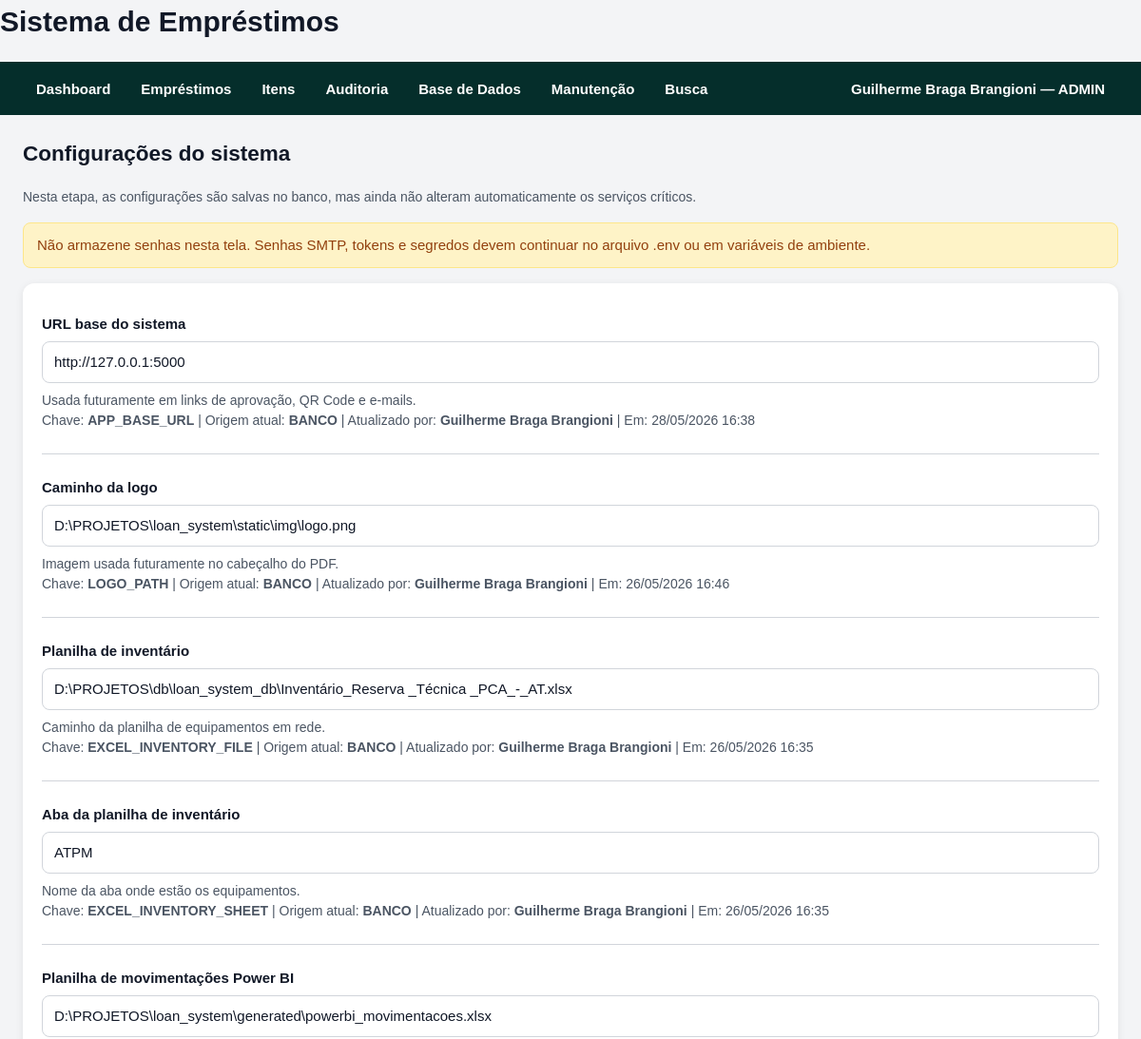
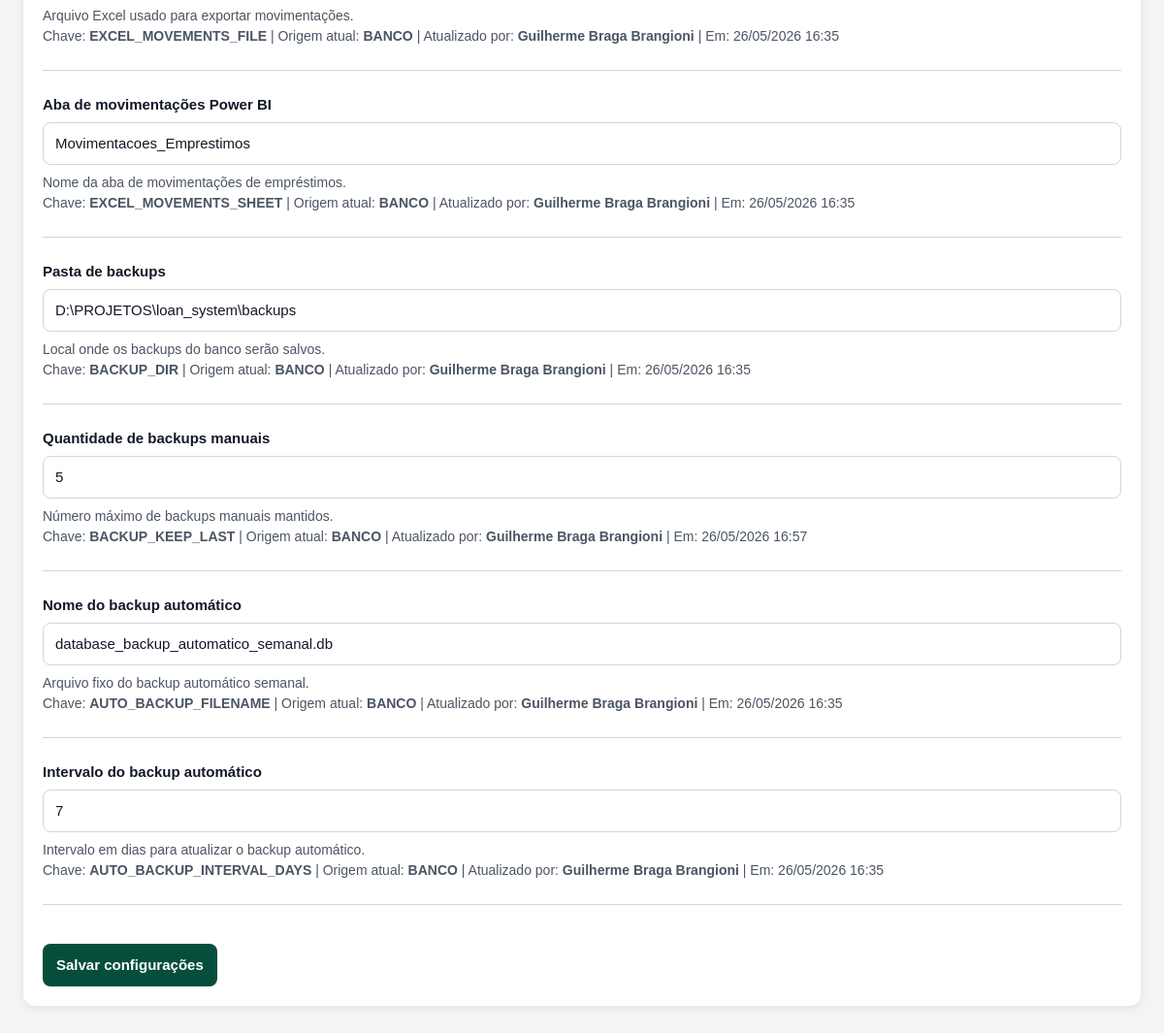
The app's page /configuracoes/ (signed in) with its own data (2 pictures, top to bottom).
### models/system_user.py (models this page shows, shortened)
class SystemUser(db.Model):
    __tablename__ = "system_users"
    id = db.Column(db.Integer, primary_key=True)
    nome = db.Column(db.String(255), nullable=False)
    email = db.Column(db.String(255), nullable=False, unique=True, index=True)
    password_hash = db.Column(db.String(255), nullable=False)
    role = db.Column(db.String(50), nullable=False, default="CONSULTA")
    active = db.Column(db.Boolean, default=True)
    matricula = db.Column(db.String(20))
    telefone = db.Column(db.String(20))
    gerencia = db.Column(db.String(10))
    regional = db.Column(db.String(20))
    equipe = db.Column(db.String(255))
    must_change_password = db.Column(
        db.Boolean,
        nullable=False,
        default=False,
    )
    temporary_password_generated_at = db.Column(db.DateTime)
    password_changed_at = db.Column(db.DateTime)
    last_login_at = db.Column(db.DateTime)
    created_at = db.Column(db.DateTime, default=datetime.utcnow)
    updated_at = db.Column(
        db.DateTime,
        default=datetime.utcnow,
        onupdate=datetime.utcnow,
    )

### models/app_setting.py (models this page shows)
class AppSetting(db.Model):
    __tablename__ = "app_settings"
    id = db.Column(db.Integer, primary_key=True)
    key = db.Column(db.String(100), nullable=False, unique=True, index=True)
    value = db.Column(db.Text)
    description = db.Column(db.String(255))
    updated_by = db.Column(db.String(255))
    created_at = db.Column(db.DateTime, default=datetime.utcnow)
    updated_at = db.Column(
        db.DateTime,
        default=datetime.utcnow,
        onupdate=datetime.utcnow,
    )

### routes/settings_routes.py (the view, shortened to what this page needs)
@settings_bp.route("/", methods=["GET", "POST"])
@role_required(UserRole.ADMIN.value)
def settings_page():
    settings = AppSettingService.list_settings_with_values(
        current_app.config
    )
    return render_template(
        "settings.html",
        settings=settings,
    )

### services/approval_service.py (called while the page is built, shortened)
    @staticmethod
    def count_pending_for_current_user() -> int:
        current_user = AuthService.get_current_user()
        if not current_user:
            return 0
        query = (
            Loan.query
            .join(Approver, Loan.approver_id == Approver.id)
            .filter(Loan.status == LoanStatus.PENDENTE_APROVACAO.value)
        )
        if current_user.role == UserRole.ADMIN.value:
            return query.count()

### services/auth_service.py (called while the page is built)
    @staticmethod
    def count_users() -> int:
        return SystemUser.query.count()

    @staticmethod
    def get_current_user() -> SystemUser | None:
        user_id = session.get(AuthService.SESSION_USER_ID_KEY)
        if not user_id:
            return None
        user = db.session.get(SystemUser, user_id)
        if not user or not user.active:
            AuthService.logout_user()
            return None
        return user

### templates/settings.html
{% extends "base.html" %}
{% block content %}
<h2>Configurações do sistema</h2>
<p class="hint">
    Nesta etapa, as configurações são salvas no banco, mas ainda não alteram automaticamente os serviços críticos.
</p>
<div class="message warning">
    Não armazene senhas nesta tela. Senhas SMTP, tokens e segredos devem continuar no arquivo .env ou em variáveis de ambiente.
</div>
<form method="post" class="form-card">
    {% for setting in settings %}
        <label for="{{ setting.key }}">
            {{ setting.label }}
        </label>
        <input
            type="text"
            id="{{ setting.key }}"
            name="{{ setting.key }}"
            value="{{ setting.value }}"
        >
        <p class="hint">
            {{ setting.description }}
            <br>
            Chave: <strong>{{ setting.key }}</strong>
            |
            Origem atual: <strong>{{ setting.source }}</strong>
            {% if setting.updated_by %}
                |
                Atualizado por: <strong>{{ setting.updated_by }}</strong>
            {% endif %}
            {% if setting.updated_at %}
                |
                Em: {{ setting.updated_at.strftime("%d/%m/%Y %H:%M") }}
            {% endif %}
        </p>
        <hr>
    {% endfor %}
    <button type="submit">
        Salvar configurações
    </button>
</form>
{% endblock %}

### templates/base.html (shortened to what this page needs)
<!DOCTYPE html>
<html lang="pt-BR">
<head>
    <link rel="stylesheet" href="{{ url_for('static', filename='style.css') }}">
</head>
<body>
    <header class="topbar">
        <h1>Sistema de Empréstimos</h1>
        <nav class="navbar">
            <div class="nav-left">
                <a class="nav-link" href="{{ url_for('main_bp.dashboard') }}">
                    Dashboard
                </a>
                {% if current_user %}
                    {% if current_user.role in ["ADMIN", "OPERADOR", "CONSULTA"] %}
                    <div class="nav-item dropdown">
                        <button class="nav-drop-button" type="button">
                            Empréstimos
                        </button>
                    </div>
                    {% endif %}
                    {% if current_user.role in ["ADMIN", "OPERADOR", "CONSULTA"] %}
                    <div class="nav-item dropdown">
                        <button class="nav-drop-button" type="button">
                            Itens
                        </button>
                    </div>
                    {% endif %}
                    {% if current_user.role in ["ADMIN", "OPERADOR"] %}
                    <div class="nav-item dropdown">
                        <button class="nav-drop-button" type="button">
                            Auditoria
                        </button>
                    </div>
                    {% endif %}
                    {% if current_user.role in ["ADMIN", "OPERADOR"] %}
                    <div class="nav-item dropdown">
                        <button class="nav-drop-button" type="button">
                            Base de Dados
                        </button>
                    </div>
                    {% endif %}
                    {% if current_user.role == "ADMIN" %}
                    <div class="nav-item dropdown">
                        <button class="nav-drop-button" type="button">
                            Manutenção
                        </button>
                    </div>
                    {% endif %}
                    <a class="nav-link" href="{{ url_for('search_bp.global_search') }}">
                        Busca
                    </a>
                {% endif %}
            </div>
            <div class="nav-right">
                {% if current_user %}
                    <div class="nav-item dropdown user-menu">
                        <button class="nav-drop-button" type="button">
                            {{ current_user.nome }} — {{ current_user.role }}
                        </button>
                    </div>
                {% else %}
                    <a class="nav-link" href="{{ url_for('auth_bp.login') }}">
                        Entrar
                    </a>
                {% endif %}
            </div>
        </nav>
    </header>
    <main class="container">
        {% block content %}{% endblock %}
    </main>
</body>
</html>

### static/style.css (style rules this page uses)
* { box-sizing: border-box; }
body { margin: 0; padding: 0; font-family: Arial, Helvetica, sans-serif; font-size: 15px; line-height: 1.5; background: #f3f4f6; color: #111827; }
h1, h2, h3, h4 { margin-top: 0; color: #111827; }
h2 { margin-bottom: 18px; }
a { color: #2563eb; text-decoration: none; }
hr { border: none; border-top: 1px solid #d1d5db; margin: 24px 0; }
main, .container { max-width: 1400px; margin: 0 auto; padding: 24px; }
.navbar { background: #1f2937; color: white; display: flex; justify-content: space-between; align-items: center; gap: 16px; padding: 0 24px; min-height: 56px; position: relative; z-index: 1000; }
.navbar * { box-sizing: border-box; }
.nav-left, .nav-right { display: flex; align-items: center; gap: 4px; }
.nav-item { position: relative; display: flex; align-items: center; }
.nav-link, .nav-drop-button { height: 56px; display: flex; align-items: center; justify-content: center; padding: 0 14px; margin: 0; color: white; background: transparent; border: none; font-family: inherit; font-size: 15px; font-weight: 600; line-height: 1; text-decoration: none; cursor: pointer; white-space: nowrap; }
.user-menu .nav-drop-button { max-width: 380px; overflow: hidden; text-overflow: ellipsis; }
.message, .flash, .alert { padding: 12px 14px; margin-bottom: 16px; border-radius: 8px; border: 1px solid transparent; }
.warning { background: #fef3c7; color: #92400e; border-color: #fde68a; }
.hint { color: #4b5563; font-size: 14px; margin: 8px 0 16px; }
form { margin: 0; }
.form-card { background: white; padding: 20px; border-radius: 12px; margin-bottom: 20px; box-shadow: 0 2px 8px rgba(0, 0, 0, 0.08); }
label { display: block; font-weight: 600; margin-top: 12px; margin-bottom: 6px; color: #111827; }
input, select, textarea { width: 100%; padding: 10px 12px; border: 1px solid #d1d5db; border-radius: 8px; font: inherit; background: white; color: #111827; }
button, .button { display: inline-flex; align-items: center; justify-content: center; min-height: 40px; padding: 10px 14px; border: none; border-radius: 8px; background: #2563eb; color: white; font: inherit; font-weight: 600; text-decoration: none; cursor: pointer; }
:root { --primary-green: #064e3b; --primary-green-hover: #065f46; --primary-green-light: #d1fae5; --primary-green-border: #10b981; --primary-green-text: #064e3b; }
a { color: var(--primary-green); }
button, .button { background: var(--primary-green); color: white; }
.navbar { background: #052e2b; }
.form-card > button, .form-card > .button { margin-top: 16px; }
:root { --control-height: 44px; }
button, .button, input[type="submit"], input[type="button"] { min-height: var(--control-height); padding: 0 14px; display: inline-flex; align-items: center; justify-content: center; border-radius: 8px; line-height: 1.2; white-space: nowrap; vertical-align: middle; box-sizing: border-box; }
input:not([type="checkbox"]):not([type="radio"]):not([type="file"]), select { min-height: var(--control-height); box-sizing: border-box; vertical-align: middle; }
:root { --action-control-height: 44px; }

### records on screen
SystemUser: nome "Guilherme Braga Brangioni", role "ADMIN"
AppSetting: label "URL base do sistema", APP_BASE_URL "http://127.0.0.1:5000", description "Usada futuramente em links de aprovação, QR Code e e-mails.", key "APP_BASE_URL", source "BANCO", updated_by "Guilherme Braga Brangioni", updated_at "28/05/2026 16:38"
AppSetting: label "Caminho da logo", LOGO_PATH "D:\\PROJETOS\\loan_system\\static\\img\\logo.png", description "Imagem usada futuramente no cabeçalho do PDF.", key "LOGO_PATH", source "BANCO", updated_by "Guilherme Braga Brangioni", updated_at "26/05/2026 16:46"
AppSetting: label "Planilha de inventário", EXCEL_INVENTORY_FILE "D:\\PROJETOS\\db\\loan_system_db\\Inventário_Reserva _Técnica _PCA_-_AT.xlsx", description "Caminho da planilha de equipamentos em rede.", key "EXCEL_INVENTORY_FILE", source "BANCO", updated_by "Guilherme Braga Brangioni", updated_at "26/05/2026 16:35"
AppSetting: label "Aba da planilha de inventário", EXCEL_INVENTORY_SHEET "ATPM", description "Nome da aba onde estão os equipamentos.", key "EXCEL_INVENTORY_SHEET", source "BANCO", updated_by "Guilherme Braga Brangioni", updated_at "26/05/2026 16:35"
AppSetting: label "Planilha de movimentações Power BI", EXCEL_MOVEMENTS_FILE "D:\\PROJETOS\\loan_system\\generated\\powerbi_movimentacoes.xlsx", description "Arquivo Excel usado para exportar movimentações.", key "EXCEL_MOVEMENTS_FILE", source "BANCO", updated_by "Guilherme Braga Brangioni", updated_at "26/05/2026 16:35"
AppSetting: label "Aba de movimentações Power BI", EXCEL_MOVEMENTS_SHEET "Movimentacoes_Emprestimos", description "Nome da aba de movimentações de empréstimos.", key "EXCEL_MOVEMENTS_SHEET", source "BANCO", updated_by "Guilherme Braga Brangioni", updated_at "26/05/2026 16:35"
AppSetting: label "Pasta de backups", BACKUP_DIR "D:\\PROJETOS\\loan_system\\backups", description "Local onde os backups do banco serão salvos.", key "BACKUP_DIR", source "BANCO", updated_by "Guilherme Braga Brangioni", updated_at "26/05/2026 16:35"
AppSetting: label "Quantidade de backups manuais", BACKUP_KEEP_LAST "5", description "Número máximo de backups manuais mantidos.", key "BACKUP_KEEP_LAST", source "BANCO", updated_by "Guilherme Braga Brangioni", updated_at "26/05/2026 16:57"
AppSetting: label "Nome do backup automático", AUTO_BACKUP_FILENAME "database_backup_automatico_semanal.db", description "Arquivo fixo do backup automático semanal.", key "AUTO_BACKUP_FILENAME", source "BANCO", updated_by "Guilherme Braga Brangioni", updated_at "26/05/2026 16:35"
AppSetting: label "Intervalo do backup automático", AUTO_BACKUP_INTERVAL_DAYS "7", description "Intervalo em dias para atualizar o backup automático.", key "AUTO_BACKUP_INTERVAL_DAYS", source "BANCO", updated_by "Guilherme Braga Brangioni", updated_at "26/05/2026 16:35"
